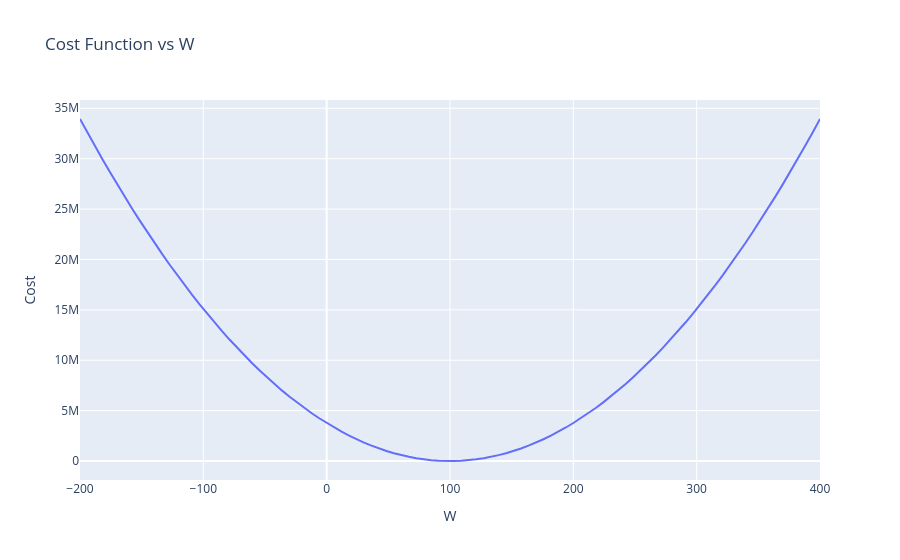

Source (notebook cell):
### Code cell
import numpy as np
import plotly.graph_objects as go


w_2d = np.linspace(-200, 400, 100)

cost = []
for w in w_2d:
    c=compute_cost_bfixed(x_train,y_train,w)
    cost.append(c)

cost = np.array(cost)

fig = go.Figure()

fig.add_trace(go.Scatter(
    x=w_2d,
    y=cost,
    mode='lines',
    name='parabola'
))

fig.update_layout(
    title='Cost Function vs W',
    xaxis_title='W',
    yaxis_title='Cost'
)

fig.show()
